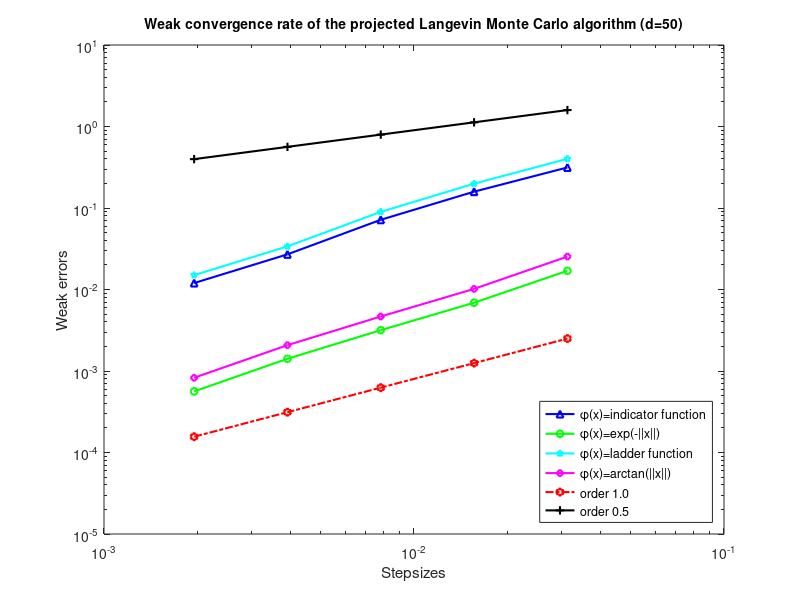

The MATLAB source for this figure:
%======================================================================
%Here is the data for 'plmc50d.m'
%======================================================================
Dtvals = [2^-9, 2^-8, 2^-7, 2^-6, 2^-5];
%======================================================================

%error1: indicator function
%======================================================================
%seed=100 [0.0130000000000000,0.0280000000000000,0.0660000000000000,0.158000000000000,0.319000000000000];
%seed=200 [0.00800000000000000,0.0230000000000000,0.0640000000000000,0.151000000000000,0.316000000000000]
%seed=300 [0.0150000000000000,0.0300000000000000,0.0850000000000000,0.167000000000000,0.308000000000000]
error1= [0.012000000000000 ,  0.027000000000000 ,  0.071666666666667  , 0.158666666666667  , 0.314333333333333];

%======================================================================
%error2: \exp function
%======================================================================

%seed=100 [0.000592341630447334,0.00151141785216448,0.00342227639601076,0.00728477736501381,0.0172846049079043];
%seed=200 [0.000530991675125243,0.00133412834436124,0.00299414813395913,0.00685950849195590,0.0167066366388415]
%seed=300 [0.000563166346705767,0.00139115899817390,0.00309682415388823,0.00650854383349891,0.0168865638327079]
error2=[ 0.000562166550759,   0.001412235064900,   0.003171082894619 ,  0.006884276563490 ,  0.016959268459818];

%======================================================================
%error3: step function
%======================================================================

%seed=100 [0.0162500000000000,0.0352500000000000,0.0825000000000000,0.198250000000000,0.408000000000000];
%seed=200 [0.0100000000000000,0.0287500000000000,0.0800000000000000,0.189000000000000,0.404250000000000]
%seed=300 [0.0187500000000000,0.0375000000000000,0.106500000000000,0.209250000000000,0.392000000000000]
error3=[ 0.015000000000000  , 0.033833333333333 ,  0.089666666666667  , 0.198833333333333 ,  0.401416666666667];

%======================================================================
%error4: \arctan function
%======================================================================

%seed=100 [0.000869588349421272,0.00221934065645750,0.00503347378090824,0.0107705808817335,0.0258548907543942];
%seed=200 [0.000781259029142388,0.00196070515640043,0.00440466033972348,0.0101299480727603,0.0249600613456938]
%seed=300 [0.000827703064913308,0.00204629761866484,0.00455859311586321,0.00962281430776947,0.0252235855064873]
error4=[0.000826183481159,   0.002075447810508 ,  0.004665575745498 ,  0.010174447754088 ,  0.025346179202192];

loglog(Dtvals,error1,'b-^','LineWidth' ,1.5 , 'MarkerSize',5);
hold on;
loglog(Dtvals,error2,'g-o','LineWidth' ,1.5 , 'MarkerSize',5);
hold on;
loglog(Dtvals,error3,'c-p','LineWidth' ,1.5 , 'MarkerSize',5);
hold on;
loglog(Dtvals,error4,'m-d','LineWidth' ,1.5 , 'MarkerSize',5);
hold on;
loglog(Dtvals,0.08*(Dtvals),'r-.h','LineWidth' ,1.5);
hold on;
loglog(Dtvals,9*(sqrt(Dtvals)),'k-+','LineWidth' ,1.5);
hold on;
axis([1e-3 1e-1 1e-5 1e1]);
legend('\phi(x)=indicator function', '\phi(x)=exp(-||x||)','\phi(x)=ladder function','\phi(x)=arctan(||x||)','order 1.0','order 0.5', 'location','SouthEast');
xlabel('Stepsizes')
ylabel('Weak errors')
title('Weak convergence rate of the projected Langevin Monte Carlo algorithm (d=50)','FontSize',10);